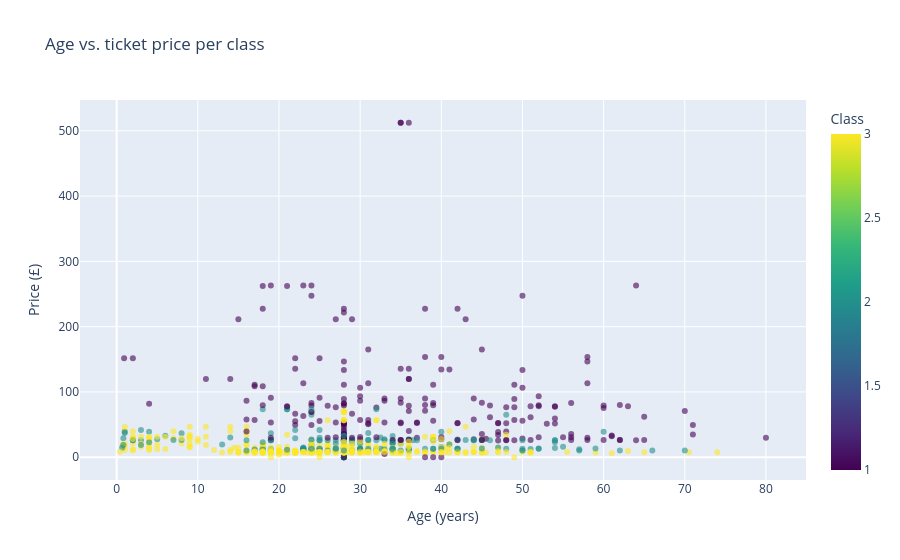

Notebook source saved alongside this figure:
### Markdown cell above
## Scatter plot — relatie tussen twee numerieke variabelen

### Code cell
# Age vs. fare, coloured by class
fig = px.scatter(
    df,
    x="age",
    y="fare",
    color="pclass",
    opacity=0.6,
    hover_data=["sex", "survived"],
    title="Age vs. ticket price per class",
    labels={"age": "Age (years)", "fare": "Price (£)", "pclass": "Class"},
    color_continuous_scale="Viridis",
)
fig.show()

### Figure 1 — Plotly figure (JSON) as saved in the notebook; plotly's stock layout.template omitted (floating-point values rounded to 4 significant figures; data arrays with more than 128 entries replaced by an {"elided": "..."} marker saying what was removed)
{"data": [{"customdata": {"elided": "891x2 mixed values"}, "hovertemplate": "Age (years)=%{x}<br>Price (£)=%{y}<br>sex=%{customdata[0]}<br>survived=%{customdata[1]}<br>Class=%{marker.color}<extra></extra>", "legendgroup": "", "marker": {"color": {"elided": "891 int values"}, "coloraxis": "coloraxis", "opacity": 0.6, "symbol": "circle"}, "mode": "markers", "name": "", "orientation": "v", "showlegend": false, "type": "scatter", "x": {"elided": "891 float values"}, "xaxis": "x", "y": {"elided": "891 float values"}, "yaxis": "y"}], "layout": {"coloraxis": {"autocolorscale": false, "colorbar": {"title": {"text": "Class"}}, "colorscale": [[0, "#440154"], [0.1111, "#482878"], [0.2222, "#3e4989"], [0.3333, "#31688e"], [0.4444, "#26828e"], [0.5556, "#1f9e89"], [0.6667, "#35b779"], [0.7778, "#6ece58"], [0.8889, "#b5de2b"], [1, "#fde725"]]}, "legend": {"tracegroupgap": 0}, "title": {"text": "Age vs. ticket price per class"}, "xaxis": {"anchor": "y", "domain": [0, 1], "title": {"text": "Age (years)"}}, "yaxis": {"anchor": "x", "domain": [0, 1], "title": {"text": "Price (£)"}}}}
